Frame 1 (no input): blank canvas, image omitted
Frame 60 (the mouse pressed at the canvas centre just before this capture): blank canvas, image omitted
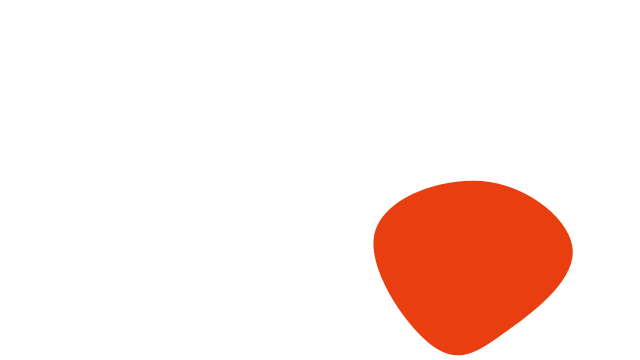
Frame 120 (the mouse held since frame 60 and released just before this capture)

The Processing sketch whose frames 1 and 60 were blank and that drew this single picture after the mouse press (run headless with seeded random() and noise(); from frame 60 on, the mouse is pressed at the canvas centre):

// Processing sketch: amorphic
// ── amorphic.pde
// center point
float centerX = 0, centerY = 0;

float radius = 90, rotAngle = -90;
float accelX, accelY;
float springing = .0020, damping = .98;

//corner nodes
int nodes = 5;
float nodeStartX[] = new float[nodes];
float nodeStartY[] = new float[nodes];
float[]nodeX = new float[nodes];
float[]nodeY = new float[nodes];
float[]angle = new float[nodes];
float[]frequency = new float[nodes];

// soft-body dynamics
float organicConstant = 1;

void setup() {
  size(640, 360);
  //center shape in window
  centerX = width/2;
  centerY = height/2;
  // iniitalize frequencies for corner nodes
  for (int i=0; i<nodes; i++){
    frequency[i] = random(5, 12);
  }
  noStroke();
  frameRate(30);
}

void draw() {
  //fade background
  fill(255);
  rect(0,0,width, height);
  drawShape();
  moveShape();
}

void drawShape() {
  //  calculate node  starting locations
  for (int i=0; i<nodes; i++){
    nodeStartX[i] = centerX+cos(radians(rotAngle))*radius;
    nodeStartY[i] = centerY+sin(radians(rotAngle))*radius;
    rotAngle += 360.0/nodes;
  }

  // draw polygon
  curveTightness(organicConstant);
  
  pushMatrix();
    fill(125 + sin(radians(frameCount))*125, 125 + cos(radians(frameCount))*125, 125 + sin(radians(-frameCount))*125);
  popMatrix();

  beginShape();
  for (int i=0; i<nodes; i++){
    curveVertex(nodeX[i], nodeY[i]);
  }
  for (int i=0; i<nodes-1; i++){
    curveVertex(nodeX[i], nodeY[i]);
  }
  endShape(CLOSE);
}

void moveShape() {
  //move center point
  float deltaX = mouseX-centerX;
  float deltaY = mouseY-centerY;

  // create springing effect
  deltaX *= springing;
  deltaY *= springing;
  accelX += deltaX;
  accelY += deltaY;

  // move predator's center
  centerX += accelX;
  centerY += accelY;

  // slow down springing
  accelX *= damping;
  accelY *= damping;

  // change curve tightness
  organicConstant = 1-((abs(accelX)+abs(accelY))*.1);

  //move nodes
  for (int i=0; i<nodes; i++){
    nodeX[i] = nodeStartX[i]+sin(radians(angle[i]))*(accelX*2);
    nodeY[i] = nodeStartY[i]+sin(radians(angle[i]))*(accelY*2);
    angle[i]+=frequency[i];
  }
}
